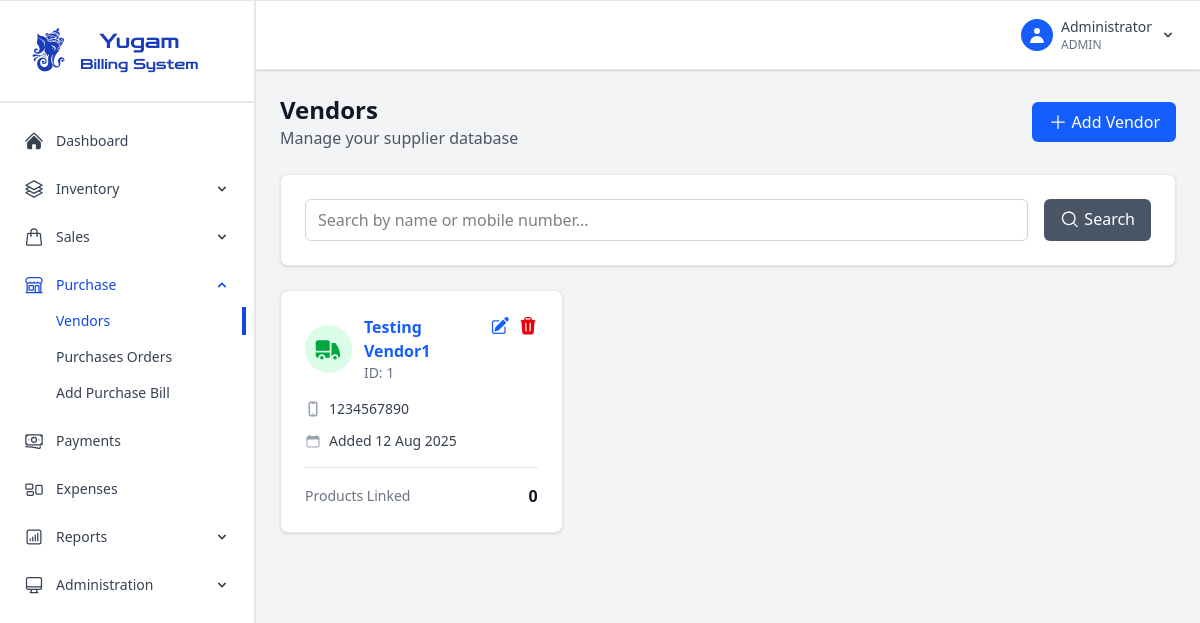
Page /vendors (signed in) on the earlier database version.
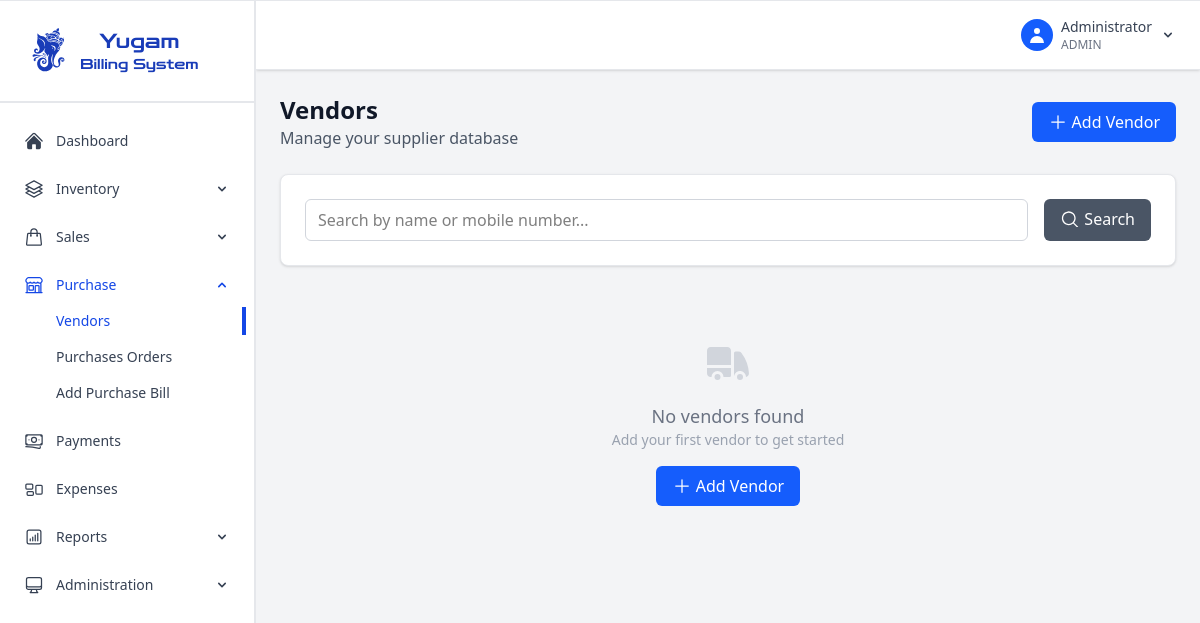
Same page on the later database version.
### app.py (models this page shows)
class Vendor(db.Model):
    id = db.Column(db.Integer, primary_key=True)
    name = db.Column(db.String(100), nullable=False)
    mobile_number = db.Column(db.String(15), unique=True, nullable=False)
    gst_number = db.Column(db.String(15))
    address = db.Column(db.Text)
    products_supplied = db.Column(db.Text)
    created_at = db.Column(db.DateTime, default=datetime.utcnow)

### app.py (the view, shortened to what this page needs)
@app.route('/vendors')
@login_required
def vendors():
    page = request.args.get('page', 1, type=int)
    search = request.args.get('search', '', type=str)
    query = Vendor.query
    vendors = query.paginate(
        page=page, per_page=10, error_out=False
    )
    return render_template('vendors.html', vendors=vendors, search=search)

### app.py (called while the page is built)
@login_manager.user_loader
def load_user(user_id):
    return User.query.get(int(user_id))

@app.context_processor
def inject_datetime():
    return {'datetime': datetime}

### templates/vendors.html (shortened to what the changed rows need)
{% extends "base.html" %}
{% block content %}
<div class="space-y-6">
    <div class="flex flex-col sm:flex-row justify-between items-start sm:items-center">
        <div>
            <h1 class="text-2xl font-bold text-gray-900">Vendors</h1>
        </div>
    </div>
    <div class="grid grid-cols-1 md:grid-cols-2 lg:grid-cols-3 gap-6">
        {% for vendor in vendors.items %}
        <div class="bg-white rounded-lg shadow-sm border border-gray-200 p-6 hover:shadow-md transition-shadow">
            <div class="flex justify-between items-start mb-4">
                <div class="flex items-center space-x-3">
                    <div class="w-12 h-12 bg-green-100 rounded-full flex items-center justify-center">
                    </div>
                    <div>
                        <a href="{{ url_for('vendor_detail', vendor_id=vendor.id) }}">
                            <h3 class="font-semibold text-blue-600 hover:text-blue-800 cursor-pointer">{{ vendor.name }}</h3>
                        </a>
                        <p class="text-sm text-gray-500">ID: {{ vendor.id }}</p>
                    </div>
                </div>
                <div class="flex space-x-2">
                    <a href="{{ url_for('edit_vendor', vendor_id=vendor.id) }}"
                       class="text-blue-600 hover:text-blue-900 transition-colors duration-200">
                    </a>
                    <button class="delete-vendor-btn text-red-600 hover:text-red-900 transition-colors duration-200"
                            data-vendor-id="{{ vendor.id }}"
                            data-vendor-name="{{ vendor.name }}">
                    </button>
                </div>
            </div>
            <div class="space-y-3">
                <div class="flex items-center space-x-2">
                    <div class=" text-gray-400 text-sm">
                        </div>
                    <span class="text-sm text-gray-700">{{ vendor.mobile_number }}</span>
                </div>
                <div class="flex items-center space-x-2">
                    <i class="text-gray-400 text-sm">
                    </i>
                    <span class="text-sm text-gray-700">Added {{ vendor.created_at.strftime('%d %b %Y') }}</span>
                </div>
            </div>
            <div class="mt-4 pt-4 border-t border-gray-200">
                <div class="flex justify-between items-center">
                    <span class="text-sm text-gray-500">Products Linked</span>
                    <span class="font-semibold text-gray-900">{{ vendor.products|length if vendor.products else 0 }}</span>
                </div>
            </div>
        </div>
        {% else %}
        <div class="col-span-full text-center py-12">
            <div class=" text-4xl text-gray-300 mb-4">
            </div>
            <p class="text-lg font-medium text-gray-500">No vendors found</p>
            <p class="text-sm text-gray-400 mb-4">Add your first vendor to get started</p>
            <a href="{{ url_for('add_vendor') }}" class="bg-blue-600 hover:bg-blue-700 text-white px-4 py-2 rounded-md transition-colors duration-200 inline-flex items-center">
                <svg xmlns="http://www.w3.org/2000/svg" viewBox="0 0 24 24" fill="currentColor" class="size-5 mr-1">
                    <path fill-rule="evenodd" d="M12 3.75a.75.75 0 0 1 .75.75v6.75h6.75a.75.75 0 0 1 0 1.5h-6.75v6.75a.75.75 0 0 1-1.5 0v-6.75H4.5a.75.75 0 0 1 0-1.5h6.75V4.5a.75.75 0 0 1 .75-.75Z" clip-rule="evenodd" />
                  </svg>
                  Add Vendor
            </a>
        </div>
        {% endfor %}
    </div>
</div>
{% endblock %}

Differences in the rows shown:
removed Vendor: name "Testing Vendor1", id "1", mobile_number "1234567890", created_at "12 Aug 2025", products|length "0"
Other differences:
text now shown: "No vendors found Add your first vendor to get started Add Vendor"
